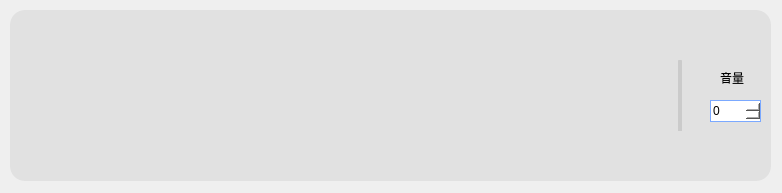
<?xml version="1.0" encoding="UTF-8"?>
<ui version="4.0">
 <class>Widget</class>
 <widget class="QWidget" name="Widget">
  <property name="geometry">
   <rect>
    <x>0</x>
    <y>0</y>
    <width>782</width>
    <height>193</height>
   </rect>
  </property>
  <property name="maximumSize">
   <size>
    <width>782</width>
    <height>603</height>
   </size>
  </property>
  <property name="windowTitle">
   <string>Widget</string>
  </property>
  <property name="styleSheet">
   <string notr="true"/>
  </property>
  <widget class="QGroupBox" name="groupBox1">
   <property name="geometry">
    <rect>
     <x>10</x>
     <y>10</y>
     <width>761</width>
     <height>171</height>
    </rect>
   </property>
   <property name="styleSheet">
    <string notr="true">background-color: rgb(225, 225, 225);
border-radius:15px
</string>
   </property>
   <property name="title">
    <string/>
   </property>
   <widget class="QPushButton" name="startBtn">
    <property name="geometry">
     <rect>
      <x>350</x>
      <y>60</y>
      <width>61</width>
      <height>51</height>
     </rect>
    </property>
    <property name="styleSheet">
     <string notr="true"/>
    </property>
    <property name="text">
     <string/>
    </property>
   </widget>
   <widget class="QPushButton" name="nextBtn">
    <property name="geometry">
     <rect>
      <x>430</x>
      <y>60</y>
      <width>61</width>
      <height>51</height>
     </rect>
    </property>
    <property name="styleSheet">
     <string notr="true"/>
    </property>
    <property name="text">
     <string/>
    </property>
   </widget>
   <widget class="QSpinBox" name="volumeSpinBox">
    <property name="geometry">
     <rect>
      <x>700</x>
      <y>90</y>
      <width>51</width>
      <height>22</height>
     </rect>
    </property>
    <property name="styleSheet">
     <string notr="true">QSpinBox {
border:1px solid rgb(123, 169, 255);
background:white
}

QSpinBox::up-button {
border-image:url(:/image/up_arrow.png)
}

QSpinBox::down-button {
border-image:url(:/image/down_arrow.png)
}

QSpinBox::up-button:pressed {
margin-top:3px;
}

QSpinBox::down-button:pressed {
margin-bottom:3px;
}</string>
    </property>
   </widget>
   <widget class="QLabel" name="label_2">
    <property name="geometry">
     <rect>
      <x>180</x>
      <y>10</y>
      <width>54</width>
      <height>12</height>
     </rect>
    </property>
    <property name="text">
     <string/>
    </property>
   </widget>
   <widget class="QPushButton" name="lastBtn">
    <property name="geometry">
     <rect>
      <x>270</x>
      <y>60</y>
      <width>61</width>
      <height>51</height>
     </rect>
    </property>
    <property name="styleSheet">
     <string notr="true"/>
    </property>
    <property name="text">
     <string/>
    </property>
   </widget>
   <widget class="QLabel" name="label">
    <property name="geometry">
     <rect>
      <x>620</x>
      <y>60</y>
      <width>31</width>
      <height>41</height>
     </rect>
    </property>
    <property name="text">
     <string/>
    </property>
   </widget>
   <widget class="QSlider" name="volumeSlider">
    <property name="geometry">
     <rect>
      <x>660</x>
      <y>50</y>
      <width>21</width>
      <height>71</height>
     </rect>
    </property>
    <property name="styleSheet">
     <string notr="true">QSlider
{
    border-color: #cbcbcb;
}
QSlider::groove:vertical
{
    background: #cbcbcb;
    width: 6px;
    border-radius: 1px;
    padding-left:-1px;
    padding-right:-1px;
    padding-top:-1px;
    padding-bottom:-1px;
}
QSlider::sub-page:vertical
{
    background: #cbcbcb;
    border-radius: 2px;
}
QSlider::add-page:vertical
{
    background: qlineargradient(x1:0, y1:0, x2:0, y2:1, stop:0 #439cf4, stop:1 #439cf4);
    background: qlineargradient(x1: 0, y1: 0.2, x2: 1, y2: 1, stop: 0 #439cf4, stop: 1 #439cf4);
    width: 10px;
    border-radius: 2px;
}
QSlider::handle:vertical   
{                                
    border-image: url(:/image/volumeHandle.png);
    margin: -2px -7px -2px -7px; 
    height: 17px;
} </string>
    </property>
    <property name="orientation">
     <enum>Qt::Vertical</enum>
    </property>
   </widget>
   <widget class="QPushButton" name="addBtn">
    <property name="geometry">
     <rect>
      <x>650</x>
      <y>10</y>
      <width>41</width>
      <height>31</height>
     </rect>
    </property>
    <property name="styleSheet">
     <string notr="true"/>
    </property>
    <property name="text">
     <string/>
    </property>
   </widget>
   <widget class="QPushButton" name="loseBtn">
    <property name="geometry">
     <rect>
      <x>650</x>
      <y>130</y>
      <width>41</width>
      <height>31</height>
     </rect>
    </property>
    <property name="styleSheet">
     <string notr="true"/>
    </property>
    <property name="text">
     <string/>
    </property>
   </widget>
   <widget class="QLabel" name="label_3">
    <property name="geometry">
     <rect>
      <x>710</x>
      <y>60</y>
      <width>31</width>
      <height>16</height>
     </rect>
    </property>
    <property name="text">
     <string>音量</string>
    </property>
   </widget>
  </widget>
 </widget>
 <layoutdefault spacing="6" margin="11"/>
 <resources/>
 <connections/>
</ui>
